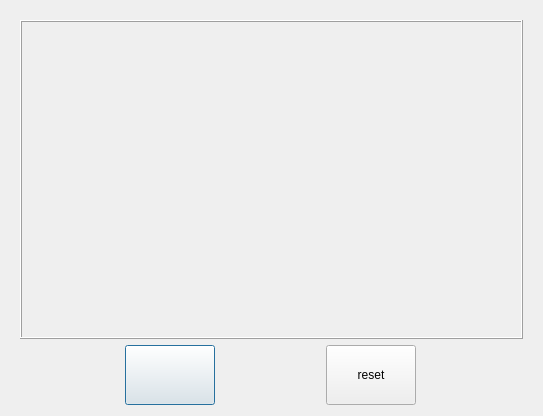
<?xml version="1.0" encoding="UTF-8"?>
<ui version="4.0">
 <class>ExtrinsicDialog</class>
 <widget class="QDialog" name="ExtrinsicDialog">
  <property name="geometry">
   <rect>
    <x>0</x>
    <y>0</y>
    <width>543</width>
    <height>416</height>
   </rect>
  </property>
  <property name="windowTitle">
   <string>Dialog</string>
  </property>
  <layout class="QGridLayout" name="gridLayout" rowstretch="1,0" columnstretch="1">
   <property name="leftMargin">
    <number>20</number>
   </property>
   <property name="topMargin">
    <number>20</number>
   </property>
   <property name="rightMargin">
    <number>20</number>
   </property>
   <item row="1" column="0">
    <layout class="QHBoxLayout" name="horizontalLayout">
     <item>
      <widget class="QPushButton" name="exitButton">
       <property name="sizePolicy">
        <sizepolicy hsizetype="Fixed" vsizetype="Fixed">
         <horstretch>0</horstretch>
         <verstretch>0</verstretch>
        </sizepolicy>
       </property>
       <property name="minimumSize">
        <size>
         <width>90</width>
         <height>60</height>
        </size>
       </property>
       <property name="text">
        <string/>
       </property>
       <property name="icon">
        <iconset resource="icons.qrc">
         <normaloff>:/icon/icons8-back-50.png</normaloff>:/icon/icons8-back-50.png</iconset>
       </property>
      </widget>
     </item>
     <item>
      <widget class="QPushButton" name="resetButton">
       <property name="sizePolicy">
        <sizepolicy hsizetype="Fixed" vsizetype="Fixed">
         <horstretch>0</horstretch>
         <verstretch>0</verstretch>
        </sizepolicy>
       </property>
       <property name="minimumSize">
        <size>
         <width>90</width>
         <height>60</height>
        </size>
       </property>
       <property name="text">
        <string>reset</string>
       </property>
      </widget>
     </item>
    </layout>
   </item>
   <item row="0" column="0">
    <widget class="ExtrinsicLabel" name="imageLabel">
     <property name="sizePolicy">
      <sizepolicy hsizetype="Expanding" vsizetype="Expanding">
       <horstretch>0</horstretch>
       <verstretch>0</verstretch>
      </sizepolicy>
     </property>
     <property name="minimumSize">
      <size>
       <width>360</width>
       <height>240</height>
      </size>
     </property>
     <property name="baseSize">
      <size>
       <width>0</width>
       <height>0</height>
      </size>
     </property>
     <property name="frameShape">
      <enum>QFrame::Box</enum>
     </property>
     <property name="frameShadow">
      <enum>QFrame::Raised</enum>
     </property>
     <property name="text">
      <string/>
     </property>
     <property name="alignment">
      <set>Qt::AlignCenter</set>
     </property>
    </widget>
   </item>
  </layout>
 </widget>
 <customwidgets>
  <customwidget>
   <class>ExtrinsicLabel</class>
   <extends>QLabel</extends>
   <header>extrinsiclabel.h</header>
  </customwidget>
 </customwidgets>
 <resources>
  <include location="icons.qrc"/>
 </resources>
 <connections>
  <connection>
   <sender>exitButton</sender>
   <signal>clicked()</signal>
   <receiver>ExtrinsicDialog</receiver>
   <slot>close()</slot>
   <hints>
    <hint type="sourcelabel">
     <x>114</x>
     <y>390</y>
    </hint>
    <hint type="destinationlabel">
     <x>356</x>
     <y>382</y>
    </hint>
   </hints>
  </connection>
 </connections>
</ui>
